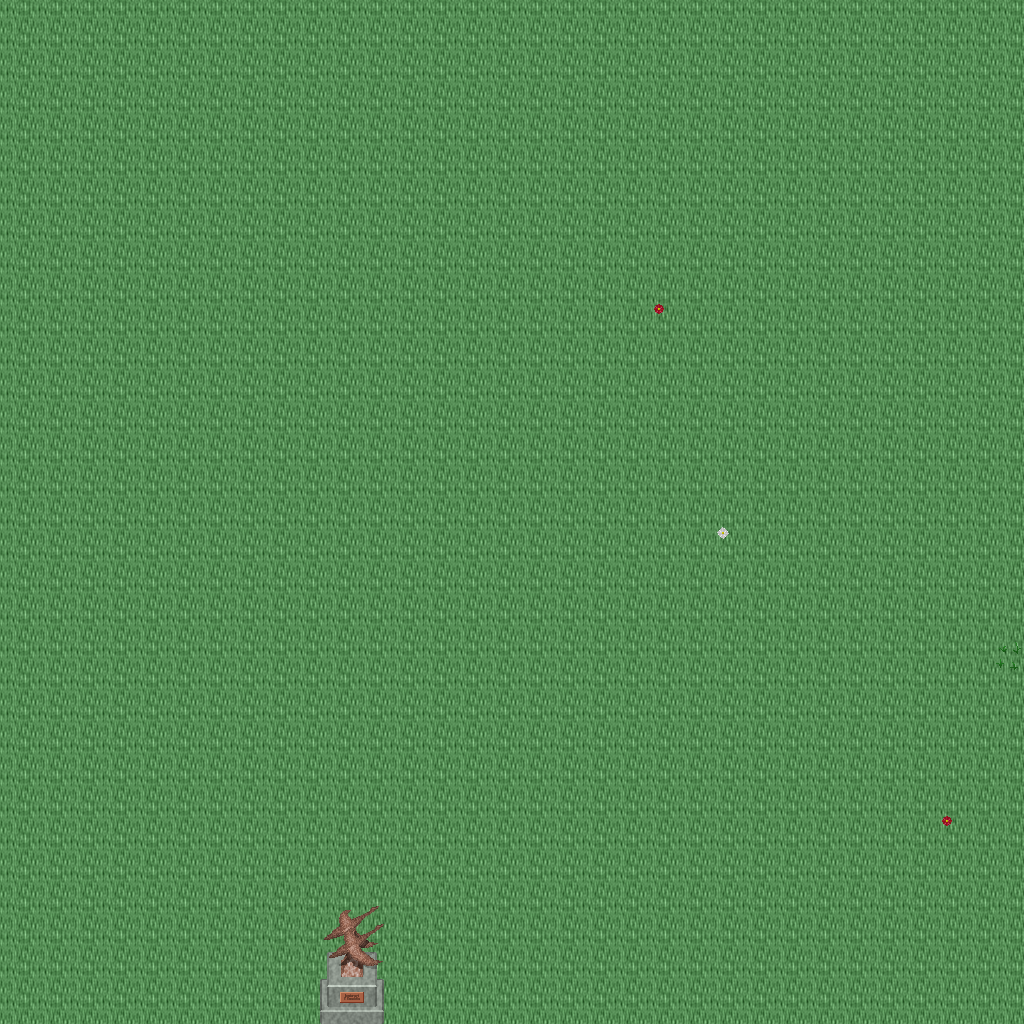

The image is a tile-based game level rendered from a .tmx file. Its description and source (layers, tilesets, objects; grid data summarised) follow:
An orthogonal 32x32 tile map with 32x32 px tiles, 5 tile layers (Ground, Objects, Objects2, Above, ...), 1 hidden layer not drawn, 14 tilesets.

<map version="1.10" tiledversion="1.11.0" orientation="orthogonal" renderorder="right-down" width="32" height="32" tilewidth="32" tileheight="32" infinite="0" nextlayerid="11" nextobjectid="1">
 <tileset firstgid="1" name="ground_ground" tilewidth="32" tileheight="32" tilecount="33" columns="3">
  <image source="../drawable/ground_ground.png" width="96" height="352" />
 </tileset>
 <tileset firstgid="34" name="plant_flower_daisy_red" tilewidth="32" tileheight="32" tilecount="8" columns="2">
  <image source="../drawable/plant_flower_daisy_red.png" width="64" height="128" />
 </tileset>
 <tileset firstgid="42" name="ground_grass_edges" tilewidth="32" tileheight="32" tilecount="36" columns="12">
  <image source="../drawable/ground_grass_edges.png" width="384" height="96" />
 </tileset>
 <tileset firstgid="78" name="ground_grass_corners" tilewidth="32" tileheight="32" tilecount="24" columns="6">
  <image source="../drawable/ground_grass_corners.png" width="192" height="128" />
 </tileset>
 <tileset firstgid="102" name="ground_water_pool" tilewidth="32" tileheight="32" tilecount="72" columns="3">
  <image source="../drawable/ground_water_pool.png" width="96" height="768" />
 </tileset>
 <tileset firstgid="174" name="plant_flower_daisy_white" tilewidth="32" tileheight="32" tilecount="8" columns="2">
  <image source="../drawable/plant_flower_daisy_white.png" width="64" height="128" />
 </tileset>
 <tileset firstgid="182" name="plant_grasses" tilewidth="32" tileheight="32" tilecount="6" columns="3">
  <image source="../drawable/plant_grasses.png" width="96" height="64" />
 </tileset>
 <tileset firstgid="188" name="item_statue_bird" tilewidth="32" tileheight="32" tilecount="8" columns="2">
  <image source="../drawable/item_statue_bird.png" width="64" height="128" />
 </tileset>
 <tileset firstgid="196" name="plant_tree_tree_darkgreen" tilewidth="32" tileheight="32" tilecount="88" columns="8">
  <image source="../drawable/plant_tree_tree_darkgreen.png" width="256" height="352" />
 </tileset>
 <tileset firstgid="284" name="logic_collision" tilewidth="32" tileheight="32" tilecount="1" columns="1">
  <image source="../drawable/logic_collision.png" width="32" height="32" />
 </tileset>
 <tileset firstgid="285" name="ground_water_pool_deep" tilewidth="32" tileheight="32" tilecount="72" columns="3">
  <image source="../drawable/ground_water_pool_deep.png" width="96" height="768" />
 </tileset>
 <tileset firstgid="357" name="logic_item_fruits" tilewidth="32" tileheight="32" tilecount="16" columns="8">
  <image source="../drawable/logic_item_fruits.png" width="256" height="64" />
 </tileset>
 <tileset firstgid="373" name="plant_tree_umbrella_thorn" tilewidth="32" tileheight="32" tilecount="18" columns="6">
  <image source="../drawable/plant_tree_umbrella_thorn.png" width="192" height="96" />
 </tileset>
 <tileset firstgid="391" name="light_light_5x5" tilewidth="32" tileheight="32" tilecount="25" columns="5">
  <image source="../drawable/light_light_5x5.png" width="160" height="160" />
 </tileset>
 <layer id="1" name="Ground" width="32" height="32">
  <data>[1024 cells, 1024 non-empty, 1 distinct tile ids]</data>
 </layer>
 <layer id="2" name="Objects" width="32" height="32">
  <data>[1024 cells, 3 non-empty, 2 distinct tile ids]</data>
 </layer>
 <layer id="3" name="Objects2" width="32" height="32">
  <data>[1024 cells, 3 non-empty, 3 distinct tile ids]</data>
 </layer>
 <layer id="4" name="Above" width="32" height="32">
  <data>[1024 cells, 6 non-empty, 6 distinct tile ids]</data>
 </layer>
 <layer id="5" name="Above2" width="32" height="32">
  <data>[1024 cells, 0 non-empty, 0 distinct tile ids]</data>
 </layer>
 <layer id="6" name="Walkable" width="32" height="32" visible="0">
  <data>[1024 cells, 4 non-empty, 1 distinct tile ids]</data>
 </layer>
 <objectgroup id="7" name="Mapevents" />
 <objectgroup id="8" name="Spawn" />
 <objectgroup id="9" name="Keys" />
 <objectgroup id="10" name="Replace" />
</map>
